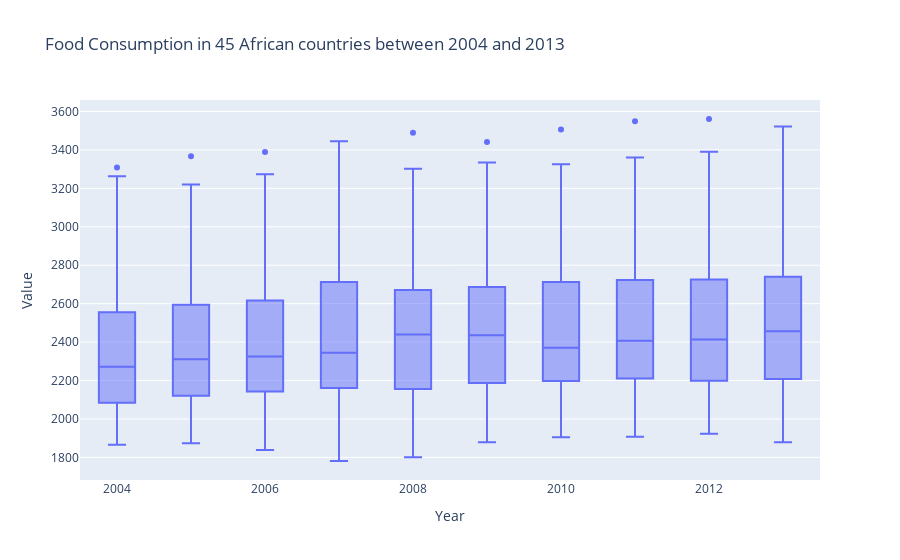

Notebook code cell kept with this figure:
### Code cell
fig2 = px.box(supply, x='Year', y='Value', title='Food Consumption in 45 African countries between 2004 and 2013')
fig2

### Figure 1 — Plotly figure (JSON) as saved in the notebook; plotly's stock layout.template omitted (floating-point values rounded to 4 significant figures; data arrays with more than 128 entries replaced by an {"elided": "..."} marker saying what was removed)
{"data": [{"alignmentgroup": "True", "hovertemplate": "Year=%{x}<br>Value=%{y}<extra></extra>", "legendgroup": "", "marker": {"color": "#636efa"}, "name": "", "notched": false, "offsetgroup": "", "orientation": "v", "showlegend": false, "type": "box", "x": {"elided": "450 int values"}, "x0": " ", "xaxis": "x", "y": {"elided": "450 int values"}, "y0": " ", "yaxis": "y"}], "layout": {"boxmode": "group", "legend": {"tracegroupgap": 0}, "title": {"text": "Food Consumption in 45 African countries between 2004 and 2013"}, "xaxis": {"anchor": "y", "domain": [0, 1], "title": {"text": "Year"}}, "yaxis": {"anchor": "x", "domain": [0, 1], "title": {"text": "Value"}}}}
